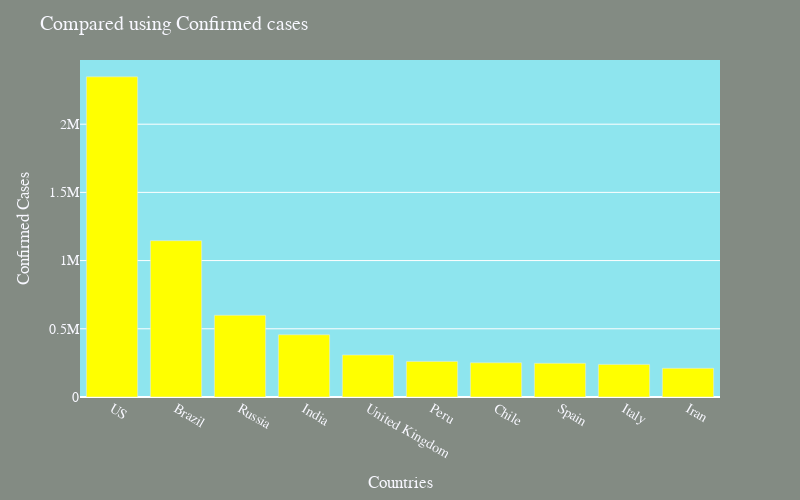

The code cell stored with this chart in its notebook:
### Markdown cell above
***
# <font color='yellow'>Top 10 worst affected Countries- Confirmed cases</font>
***

### Code cell
fig1=px.bar(
    sorted_country_df.head(10),
    x = "country",
    y = "confirmed",
    #title= "Top 10 worst affected countries- Confirmed cases", # the axis names
    color_discrete_sequence=["yellow"], 
    height=500,
    width=800
)
fig1.update_layout({'plot_bgcolor':'#8EE5EE',
        'paper_bgcolor':'#838B83',
        },
        title=" Compared using Confirmed cases",
        xaxis_title="Countries",
        yaxis_title="Confirmed Cases",
        font=dict(
            family="TimesNewRoman",
            size=14,
            color='#F8F8FF'
        ),           
        width = 800         )
fig1.show()

### Figure 1 — Plotly figure (JSON) as saved in the notebook; plotly's stock layout.template omitted (floating-point values rounded to 4 significant figures)
{"data": [{"alignmentgroup": "True", "hovertemplate": "country=%{x}<br>confirmed=%{y}<extra></extra>", "legendgroup": "", "marker": {"color": "yellow"}, "name": "", "offsetgroup": "", "orientation": "v", "showlegend": false, "textposition": "auto", "type": "bar", "x": ["US", "Brazil", "Russia", "India", "United Kingdom", "Peru", "Chile", "Spain", "Italy", "Iran"], "xaxis": "x", "y": [2347022, 1145906, 598878, 456183, 307682, 260810, 250767, 246752, 238833, 209970], "yaxis": "y"}], "layout": {"barmode": "relative", "font": {"color": "#F8F8FF", "family": "TimesNewRoman", "size": 14}, "height": 500, "legend": {"tracegroupgap": 0}, "margin": {"t": 60}, "paper_bgcolor": "#838B83", "plot_bgcolor": "#8EE5EE", "title": {"text": " Compared using Confirmed cases"}, "width": 800, "xaxis": {"anchor": "y", "domain": [0, 1], "title": {"text": "Countries"}}, "yaxis": {"anchor": "x", "domain": [0, 1], "title": {"text": "Confirmed Cases"}}}}
